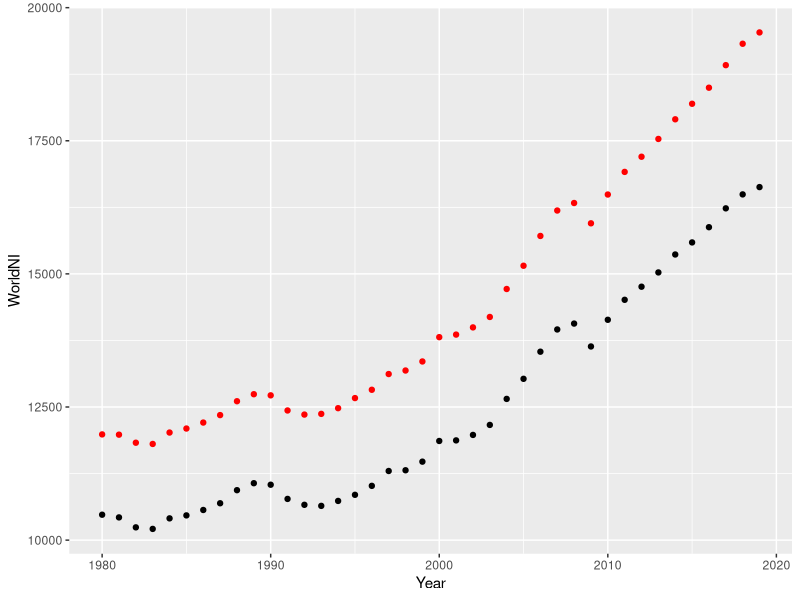

This chart was generated by the following R code:
## ---- chunk 1
knitr::opts_chunk$set(echo = TRUE)
## ---- chunk 2
library(tidyverse)
## ---- chunk 3
world_region_data <- read_delim("data/World_Region_Data/world_region_data.csv", 
    ";", escape_double = FALSE, trim_ws = TRUE)
## ---- chunk 4
colnames(world_region_data)

## ---- chunk 5
# Nuage de points simples
ggplot(world_region_data) + geom_point(aes(x=Year, y=WorldNI))+ geom_point(aes(x=Year, y=WorldGDP),color="red")
